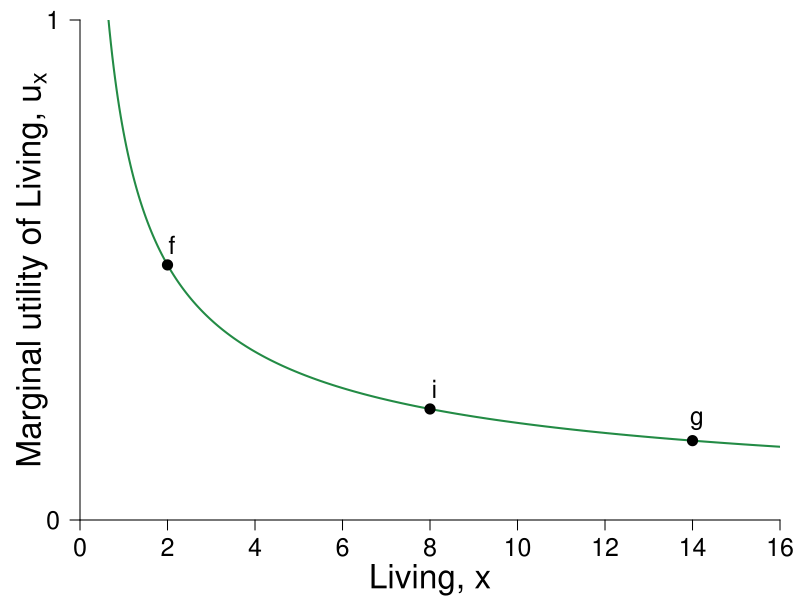

Source code (R):
#Graph Designer: Simon Halliday
#Authors: Bowles, Foley and Halliday
#Title: Coordination, Conflict and Competition: A Text in Microeconomics

library(shape)
#pdf(file = "indiff_shaded_newSTEP1.pdf", width = 8, height = 6)
#pdf(file = "indiff_shaded_newSTEP2.pdf", width = 8, height = 6)
pdf(file = "constrained_optimization/living_mufn.pdf", width = 8, height = 6)

#Set parameters for graphics
axislabelsize <- 1.5
labelsize <- 1.1
graphlinewidth <- 2
segmentlinewidth <- 1.5

COL <- c("#7fc97f", "#beaed4", "#fdc086", "#ffff99", "#386cb0", "#f0027f", "#bf5b17", "#666666")
COLA <- c("#e0f3db", "#99d8c9","#66c2a4","#41ae76", "#238b45", "#005824")
COLB <- c("#c6dbef", "#4eb3d3", "#2b8cbe", "#0868ac","#084081")

#Edited the margins to cater for the larger LHS labels
par(mar =  c(4, 4, 1, 1))

uFn <- function(x, y = 3, alpha = 0.4){
  (x^alpha)*(y^(1 - alpha))
}

muFn <- function(x, y = 3, alpha = 0.4){
  alpha*(x^(alpha - 1))*(y^(1 - alpha))
}


indiffA <- function(x, alpha = 0.5, uA = 5) {
  (uA / x^alpha)^(1/(1 - alpha))
}

xlims <- c(0, 16)
ylims <- c(0, 1)

npts <- 501 
x <- seq(xlims[1], xlims[2], length.out = npts)
y <- seq(ylims[1], ylims[2], length.out = npts) 
a <- c(2, 4, 6)

plot(0, 0, xlim = xlims, ylim = ylims, type = "n",
     xlab = expression(paste("")),
     ylab = expression(paste("")), 
     xaxt = "n", 
     yaxt = "n", 
     cex.lab = axislabelsize, 
     bty = "n", 
     xaxs="i", 
     yaxs="i"
)


ticksy <- seq(from = 0, to = ylims[2], by = 1)
ylabels <- seq(from = 0, to = ylims[2], by = 1)
ticksx <- seq(from = 0, to = xlims[2], by = 1)
xlabels <- seq(from = 0, to = xlims[2], by = 1)
# ticksy <- c(ylims[1], 5.25, 8, ylims[2])
# ylabels <- c(NA, expression(paste(y,"*")), expression(paste(bar(y))), NA)
# ticksx <- c(xlims[1], 5.25, 8.944272, xlims[2])
# xlabels <- c(NA, expression(paste(x,"*")), expression(paste(bar(x))), NA)

axis(1, at = ticksx, pos = 0, labels = xlabels)
axis(2, at = ticksy, pos = 0, labels = ylabels, las = 1)

npts <- 500 
xx1 <- seq(xlims[1], xlims[2], length.out = npts)
xx2 <- seq(0, xlims[2], length.out = npts)
xx3 <- seq(xlims[1], 0, length.out = npts)

#Draw the polygon for shading the utility areas
# xpoly1 <- seq(from = xlims[1], to = xlims[2], length.out = 500)
# ypoly1 <- indiffA(xpoly1, alpha = 0.5, uA = 4)
# polygon(x = c(xpoly1, rev(xpoly1[1])), y = c(ypoly1, rev(ypoly1)[1]), col=COLA[1], density=NULL, border = NA)
# ypoly1 <- indiffA(xpoly1, alpha = 0.5, uA = 4)
# polygon(x = c(0, 0, xlims[2], xlims[2], 0), y = c(0, indiffA(xlims[2]), indiffA(xlims[2]), 0, 0), col=COLA[1], density=NULL, border = NA)
# polygon(x = c(xlims[2], rev(xpoly1), xpoly1), y = c(ylims[2], rev(ypoly1), ypoly1), col=COLB[1], density=NULL, border = NA)


#Draw the graphs
lines(xx1, muFn(xx1), col = COLA[5], lwd = graphlinewidth)

#Label the feasible frontier
# text(3.2, 1, expression("Feasible Frontier"), cex = labelsize)
# text(3.2, 0.5, expression("(production possibilities frontier)"), cex = labelsize)
# Arrows(4.35, 0.95, 8.1, 0.95, col = "black", lty = 1, lwd = 2, arr.type = "triangle", arr.lwd = 0.5)

#Axis labels
#mtext(expression(paste("Living, ", x)), side = 1, line = 2.5, cex = axislabelsize)
text(0.5*xlims[2], -0.12, expression(paste("Living, ", x)), xpd = TRUE, cex = axislabelsize)
text(-1.1, 0.5*ylims[2], expression(paste("Marginal utility of Living, ", u[x])), xpd = TRUE, cex = axislabelsize, srt = 90)
                                    
                                    


# contour(x, y, 
#         outer(x, y, uFn),
#         drawlabels = FALSE,
#         col = COLB[3],
#         lwd = graphlinewidth,
#         levels = a, 
#         xaxs="i", 
#         yaxs="i", 
#         add = TRUE)


#Label the indifference curves
# text(9.5, 1.3, expression(u[4]^A == 4), cex = labelsize)
# text(3, 3, expression(u^A < 4), cex = labelsize)
# text(3, 2.5, expression(paste("Worse than ", u[4]^A)), cex = labelsize)
# text(7, 7, expression(u^A > 4), cex = labelsize)
# text(7, 6.5, expression(paste("Better than ", u[4]^A)), cex = labelsize)
#text(9.5, 3.15, expression(u[2]^A), cex = labelsize)
#text(9.5, 5.85, expression(u[3]^A), cex = labelsize)

text(2 + 0.1, muFn(2) + 0.05, expression(paste(f)), cex = labelsize)
points(2, muFn(2), pch = 16, col = "black", cex = 1.5)

text(8+ 0.1, muFn(8) + 0.05, expression(paste(i)), cex = labelsize)
points(8, muFn(8), pch = 16, col = "black", cex = 1.5)

text(14+ 0.1, muFn(14) + 0.05, expression(paste(g)), cex = labelsize)
points(14, muFn(14), pch = 16, col = "black", cex = 1.5)

dev.off()
